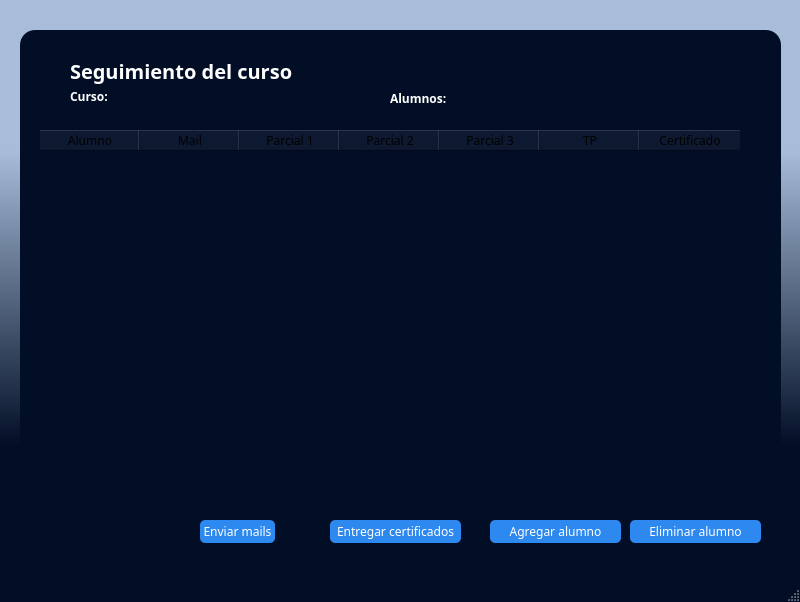
<?xml version="1.0" encoding="UTF-8"?>
<ui version="4.0">
 <class>MainWindow</class>
 <widget class="QMainWindow" name="MainWindow">
  <property name="geometry">
   <rect>
    <x>0</x>
    <y>0</y>
    <width>800</width>
    <height>602</height>
   </rect>
  </property>
  <property name="windowTitle">
   <string>MainWindow</string>
  </property>
  <property name="styleSheet">
   <string notr="true">*{
font-family:century gothic;
}

QMainWindow{
background: qlineargradient(spread:pad, x1:1, y1:0.739, x2:1, y2:0.25, stop:0 rgba(2, 14, 38, 255), stop:1 rgba(167, 189, 217, 255))

}

QFrame
{
background: #020E26;
border-radius: 15px;
}

QToolButton
{
background: #2d89ef;
border-radius: 15px;
}

QToolButton:hover
{
background:  #2b5797;
border-radius: 15px;
}

QLabel{
color:white;
font-weight:bold;

}

QLineEdit
{
background:#1d1d1d;
border:none;
border-bottom: 1px solid white;
color:white;
}

QPushButton{
background: #2d89ef;
color: white;
border-radius: 5px;
}

QPushButton:hover{
background: #2b5797;
color: white;
border-radius: 5px;
font-weight:bold;
}

QGroupBox{
color:white;

}

QGroupBox#ref{
color:white;
}

QLabel#Titulo
{
font-size:20px;
}
QTableWidget
{
color:white;
text-align:center;
}
</string>
  </property>
  <widget class="QWidget" name="centralwidget">
   <widget class="QFrame" name="frame">
    <property name="geometry">
     <rect>
      <x>20</x>
      <y>30</y>
      <width>761</width>
      <height>481</height>
     </rect>
    </property>
    <property name="frameShape">
     <enum>QFrame::StyledPanel</enum>
    </property>
    <property name="frameShadow">
     <enum>QFrame::Raised</enum>
    </property>
    <widget class="QLabel" name="Titulo">
     <property name="geometry">
      <rect>
       <x>50</x>
       <y>20</y>
       <width>591</width>
       <height>41</height>
      </rect>
     </property>
     <property name="text">
      <string>Seguimiento del curso</string>
     </property>
    </widget>
    <widget class="QTableWidget" name="T_main">
     <property name="geometry">
      <rect>
       <x>20</x>
       <y>100</y>
       <width>721</width>
       <height>361</height>
      </rect>
     </property>
     <column>
      <property name="text">
       <string>Alumno</string>
      </property>
     </column>
     <column>
      <property name="text">
       <string>Mail</string>
      </property>
     </column>
     <column>
      <property name="text">
       <string>Parcial 1</string>
      </property>
     </column>
     <column>
      <property name="text">
       <string>Parcial 2</string>
      </property>
     </column>
     <column>
      <property name="text">
       <string>Parcial 3</string>
      </property>
     </column>
     <column>
      <property name="text">
       <string>TP</string>
      </property>
     </column>
     <column>
      <property name="text">
       <string>Certificado</string>
      </property>
     </column>
    </widget>
    <widget class="QLabel" name="l_curso">
     <property name="geometry">
      <rect>
       <x>50</x>
       <y>60</y>
       <width>47</width>
       <height>13</height>
      </rect>
     </property>
     <property name="text">
      <string>Curso:</string>
     </property>
    </widget>
    <widget class="QLabel" name="l_alumnos">
     <property name="geometry">
      <rect>
       <x>370</x>
       <y>60</y>
       <width>151</width>
       <height>16</height>
      </rect>
     </property>
     <property name="text">
      <string>Alumnos:</string>
     </property>
    </widget>
   </widget>
   <widget class="QPushButton" name="b_mails">
    <property name="geometry">
     <rect>
      <x>200</x>
      <y>520</y>
      <width>75</width>
      <height>23</height>
     </rect>
    </property>
    <property name="text">
     <string>Enviar mails</string>
    </property>
   </widget>
   <widget class="QPushButton" name="b_certif">
    <property name="geometry">
     <rect>
      <x>330</x>
      <y>520</y>
      <width>131</width>
      <height>23</height>
     </rect>
    </property>
    <property name="text">
     <string>Entregar certificados</string>
    </property>
   </widget>
   <widget class="QPushButton" name="b_agregar">
    <property name="geometry">
     <rect>
      <x>490</x>
      <y>520</y>
      <width>131</width>
      <height>23</height>
     </rect>
    </property>
    <property name="text">
     <string>Agregar alumno</string>
    </property>
   </widget>
   <widget class="QLabel" name="l_cell">
    <property name="geometry">
     <rect>
      <x>60</x>
      <y>530</y>
      <width>47</width>
      <height>13</height>
     </rect>
    </property>
    <property name="text">
     <string/>
    </property>
   </widget>
   <widget class="QPushButton" name="b_eliminar">
    <property name="geometry">
     <rect>
      <x>630</x>
      <y>520</y>
      <width>131</width>
      <height>23</height>
     </rect>
    </property>
    <property name="text">
     <string>Eliminar alumno</string>
    </property>
   </widget>
  </widget>
  <widget class="QMenuBar" name="menubar">
   <property name="geometry">
    <rect>
     <x>0</x>
     <y>0</y>
     <width>800</width>
     <height>23</height>
    </rect>
   </property>
  </widget>
  <widget class="QStatusBar" name="statusbar"/>
 </widget>
 <resources/>
 <connections/>
</ui>
